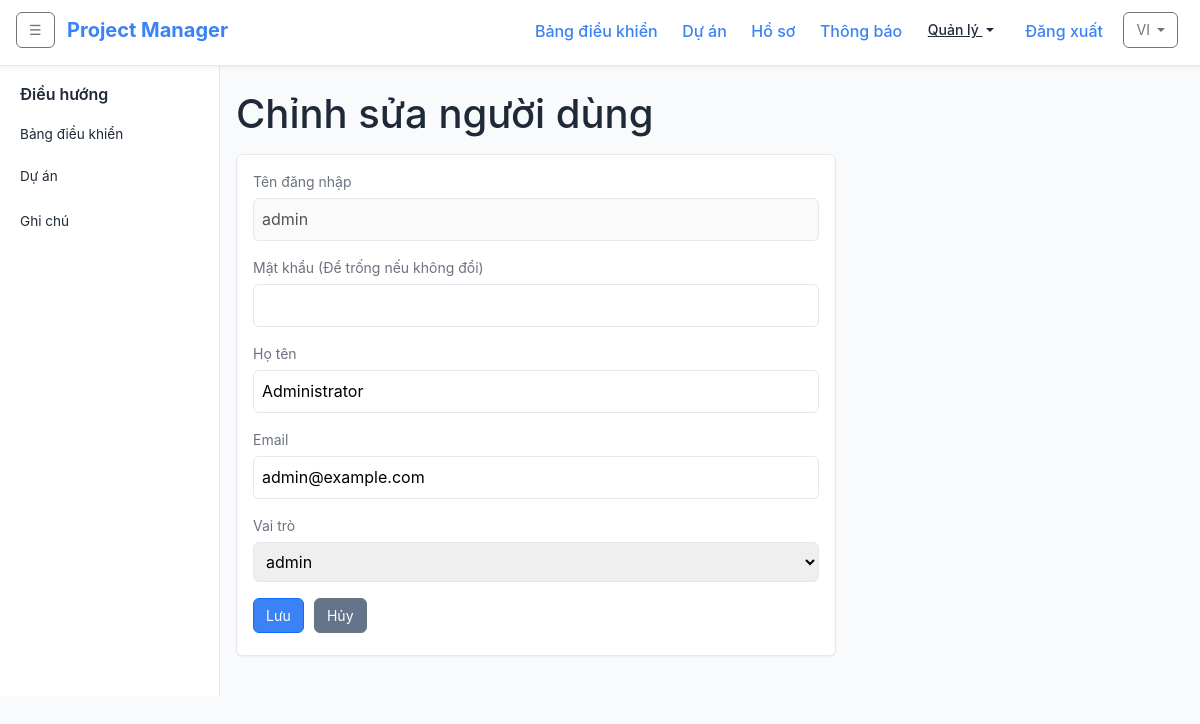
The app's page /index.php?controller=user&action=edit&id=1 (signed in) with its own data.
### tables this page shows
CREATE TABLE `users` (
  `id` INT UNSIGNED AUTO_INCREMENT PRIMARY KEY,
  `username` VARCHAR(50) NOT NULL UNIQUE,
  `password` VARCHAR(255) NOT NULL,
  `full_name` VARCHAR(100) DEFAULT NULL,
  `email` VARCHAR(100) DEFAULT NULL,
  `role_id` INT UNSIGNED NOT NULL,
  `created_at` DATETIME NOT NULL,
  CONSTRAINT `fk_users_role` FOREIGN KEY (`role_id`) REFERENCES `roles` (`id`) ON DELETE RESTRICT ON UPDATE CASCADE
);

CREATE TABLE `roles` (
  `id` INT UNSIGNED AUTO_INCREMENT PRIMARY KEY,
  `name` VARCHAR(50) NOT NULL
);

### app/Controller/UserController.php (called while the page is built, shortened)
<?php
require_once __DIR__ . '/../helpers.php';
class UserController extends Controller
{
    public function edit(): void
    {
        $id = (int)($_GET['id'] ?? 0);
        $userModel = $this->loadModel('User');
        $user = $userModel->findById($id);
        $roleModel = $this->loadModel('Role');
        $roles = $roleModel->all();
        $projectModel = $this->loadModel('Project');
        $projects = $projectModel->all();
        $currentPerms = [];
        $this->render('users/edit', [
            'user' => $user,
            'roles' => $roles,
            'projects' => $projects,
            'currentPerms' => $currentPerms,
        ]);
    }
}

### app/Core/App.php (called while the page is built, shortened)
<?php
class App
{
    public function run(): void
    {
        $actionName = $_GET['action'] ?? 'index';
        $actionMethod = $actionName;
        $controller = new $controllerClass();
        call_user_func([$controller, $actionMethod]);
    }
}

### public/index.php (called while the page is built, shortened)
<?php
require_once __DIR__ . '/../app/Core/Autoloader.php';
require_once __DIR__ . '/../app/helpers.php';
$app = new \app\Core\App();
$app->run();

### app/helpers.php (called while the page is built, shortened)
<?php
if (!function_exists('__')) {
    function __(string $key, array $replace = []): string
    {
        static $translations;
        if (!$translations) {
            $lang = require_once __DIR__ . '/../config/localization.php';
            $config = require_once __DIR__ . '/../config/config.php';
            $locale = $_SESSION['locale'] ?? ($config['locale'] ?? 'vi');
            $translations = $lang[$locale] ?? [];
        }
        $text = $translations[$key] ?? $key;
        return $text;
    }
}
if (!function_exists('e')) {
    function e(?string $string): string
    {
        return htmlspecialchars($string ?? '', ENT_QUOTES, 'UTF-8');
    }
}

### app/Core/Model.php (called while the page is built, shortened)
<?php
abstract class Model
{
    protected static ?PDO $pdo = null;
    protected function getConnection(): PDO
    {
        if (static::$pdo === null) {
            $config = require __DIR__ . '/../../config/config.php';
            $db = $config['db'];
            $dsn = sprintf('mysql:host=%s;dbname=%s;charset=%s', $db['host'], $db['name'], $db['charset']);
            try {
                static::$pdo = new PDO($dsn, $db['user'], $db['pass']);
                static::$pdo->setAttribute(PDO::ATTR_ERRMODE, PDO::ERRMODE_EXCEPTION);
                static::$pdo->setAttribute(PDO::ATTR_DEFAULT_FETCH_MODE, PDO::FETCH_ASSOC);
            } catch (PDOException $e) {
                die('Database connection failed: ' . $e->getMessage());
            }
        }
        return static::$pdo;
    }
    protected function query(string $sql, array $params = []): \PDOStatement
    {
        $stmt = $this->getConnection()->prepare($sql);
        $stmt->execute($params);
        return $stmt;
    }
}

### app/Model/User.php (called while the page is built, shortened)
<?php
class User extends Model
{
    public function findById(int $id): ?array
    {
        $stmt = $this->query("SELECT u.*, r.name AS role_name FROM users u LEFT JOIN roles r ON u.role_id = r.id WHERE u.id = :id", ['id' => $id]);
        $user = $stmt->fetch();
        return $user ?: null;
    }
}

### app/Core/Autoloader.php (called while the page is built, shortened)
<?php
class Autoloader
{
    public static function register(): void
    {
        spl_autoload_register(function ($class) {
            if (strpos($class, 'app\\') === 0) {
                $relativeClass = substr($class, 4);
                $file = __DIR__ . '/../' . str_replace('\\', '/', $relativeClass) . '.php';
            }
        });
    }
}

### app/Model/Role.php (called while the page is built, shortened)
<?php
class Role extends Model
{
    public function all(): array
    {
        $stmt = $this->query("SELECT * FROM roles ORDER BY id ASC");
        return $stmt->fetchAll();
    }
}

### app/View/users/edit.php (the view, shortened to what this page needs)
<h1 style="margin-bottom:1rem;">Chỉnh sửa người dùng</h1>
<div class="card" style="max-width:600px;">
    <form method="post" action="">
        <div class="form-group">
            <label for="username"><?php echo e(__('username')); ?></label>
            <input type="text" id="username" name="username" value="<?php echo e($user['username']); ?>" disabled>
        </div>
        <div class="form-group">
            <label for="password"><?php echo e(__('password')); ?> (Để trống nếu không đổi)</label>
            <input type="password" id="password" name="password">
        </div>
        <div class="form-group">
            <label for="full_name">Họ tên</label>
            <input type="text" id="full_name" name="full_name" value="<?php echo e($user['full_name']); ?>" required>
        </div>
        <div class="form-group">
            <label for="email">Email</label>
            <input type="text" id="email" name="email" value="<?php echo e($user['email']); ?>">
        </div>
        <div class="form-group">
            <label for="role_id"><?php echo e(__('roles')); ?></label>
            <select name="role_id" id="role_id">
                <?php foreach ($roles as $role): ?>
                    <option value="<?php echo e($role['id']); ?>" <?php echo $user['role_id'] == $role['id'] ? 'selected' : ''; ?>><?php echo e($role['name']); ?></option>
                <?php endforeach; ?>
            </select>
        </div>
        <button type="submit" class="btn btn-primary"><?php echo e(__('save')); ?></button>
        <a href="index.php?controller=user" class="btn btn-secondary"><?php echo e(__('cancel')); ?></a>
    </form>
</div>

### public/assets/css/style.css (style rules this page uses)
:root { --primary: #4f46e5; --primary-hover: #4338ca; --secondary: #10b981; --secondary-hover: #059669; --background: #f9fafb; --surface: #ffffff; --border: #e5e7eb; --text: #1f2937; --muted: #6b7280; --danger: #ef4444; --status-todo: #f3f4f6; --status-in-progress: #dbeafe; --status-bug-review: #fdf2f8; --status-done: #ecfdf5; --status-overdue: #fee2e2; --status-due-soon: #fef9c3; }
* { box-sizing: border-box; margin: 0; padding: 0; }
body { font-family: -apple-system, BlinkMacSystemFont, 'Segoe UI', Roboto, 'Helvetica Neue', Arial, sans-serif; background-color: var(--background); color: var(--text); line-height: 1.6; }
a { color: var(--primary); text-decoration: none; }
.card { background-color: var(--surface); border: 1px solid var(--border); border-radius: 0.375rem; padding: 1rem; margin-bottom: 1rem; box-shadow: 0 1px 2px rgba(0,0,0,0.05); }
form .form-group { margin-bottom: 1rem; }
form label { display: block; margin-bottom: 0.25rem; color: var(--muted); font-size: 0.875rem; }
form input[type="text"], form input[type="date"], form input[type="password"], form select, form textarea { width: 100%; padding: 0.5rem; border: 1px solid var(--border); border-radius: 0.375rem; font-size: 1rem; }
form button { background-color: var(--primary); color: #fff; padding: 0.5rem 1rem; border: none; border-radius: 0.375rem; cursor: pointer; font-size: 1rem; }
.btn { display: inline-block; padding: 0.4rem 0.75rem; border-radius: 0.375rem; font-size: 0.875rem; cursor: pointer; margin-right: 0.35rem; margin-bottom: 0.35rem; }
.btn-primary { background-color: var(--primary); color: #fff; }
.btn-secondary { background-color: var(--secondary); color: #fff; }

### records on screen
users: username "admin", full_name "Administrator", email "admin@example.com", role_id "admin"

### other values on screen
__('dashboard') "Bảng điều khiển"
__('projects') "Dự án"
__('profile') "Hồ sơ"
__('notifications') "Thông báo"
__('admin_tools') "Quản lý"
__('logout') "Đăng xuất"
$currentLocale "VI"
__('navigation') "Điều hướng"
__('notes') "Ghi chú"
__('username') "Tên đăng nhập"
__('password') "Mật khẩu"
__('roles') "Vai trò"
__('save') "Lưu"
__('cancel') "Hủy"
